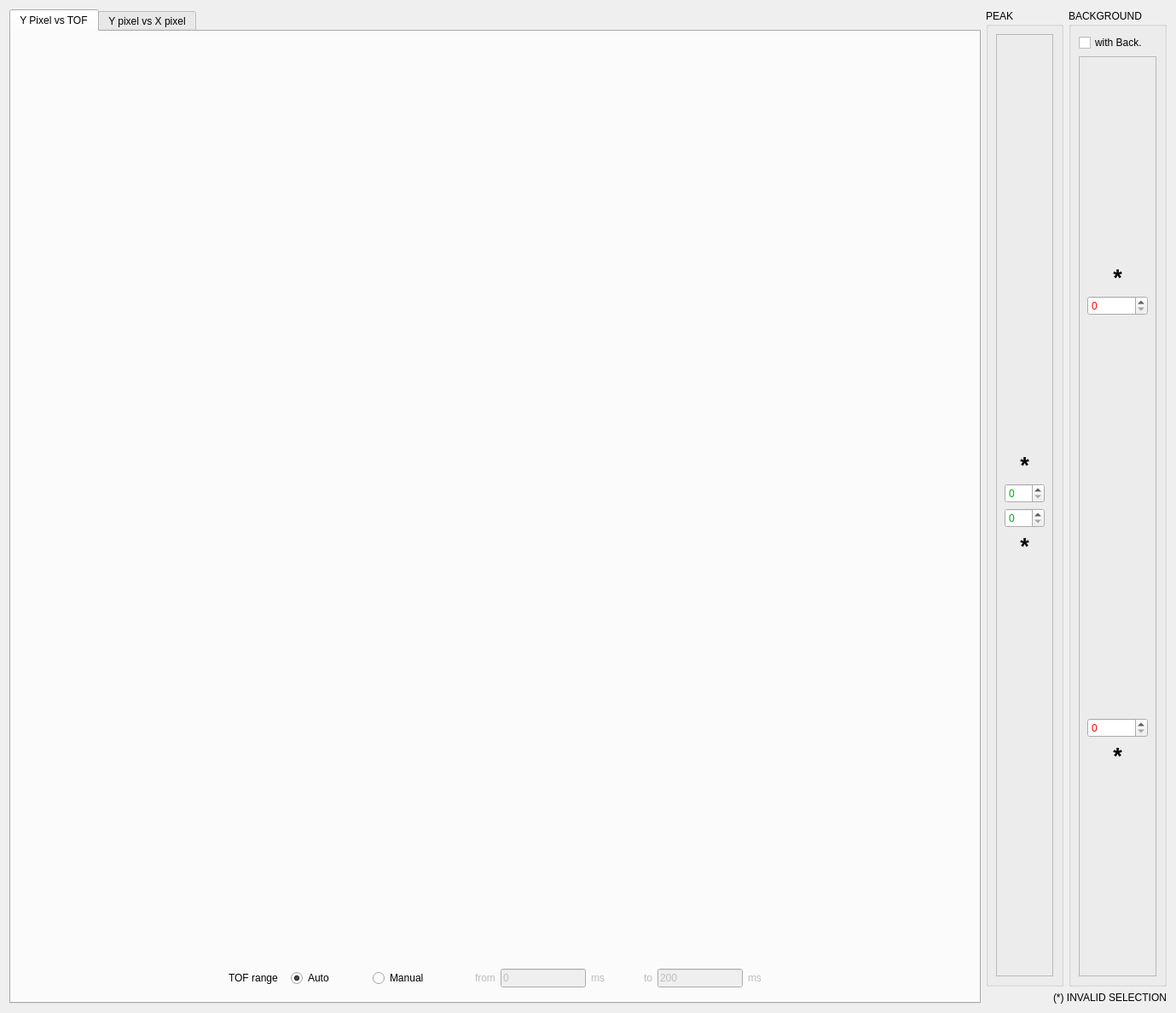
<?xml version="1.0" encoding="UTF-8"?>
<ui version="4.0">
 <class>Dialog</class>
 <widget class="QDialog" name="Dialog">
  <property name="geometry">
   <rect>
    <x>0</x>
    <y>0</y>
    <width>1379</width>
    <height>1188</height>
   </rect>
  </property>
  <property name="windowTitle">
   <string>2D Selection Tool</string>
  </property>
  <layout class="QVBoxLayout" name="verticalLayout_4">
   <item>
    <layout class="QHBoxLayout" name="horizontalLayout_6">
     <item>
      <widget class="QTabWidget" name="tabWidget">
       <property name="currentIndex">
        <number>0</number>
       </property>
       <widget class="QWidget" name="tab">
        <attribute name="title">
         <string>Y Pixel vs TOF</string>
        </attribute>
        <layout class="QHBoxLayout" name="horizontalLayout_3">
         <item>
          <layout class="QVBoxLayout" name="verticalLayout">
           <item>
            <layout class="QHBoxLayout" name="horizontalLayout">
             <item>
              <widget class="MPLWidgetNoLog" name="y_pixel_vs_tof_plot" native="true">
               <property name="sizePolicy">
                <sizepolicy hsizetype="Expanding" vsizetype="Expanding">
                 <horstretch>0</horstretch>
                 <verstretch>0</verstretch>
                </sizepolicy>
               </property>
              </widget>
             </item>
            </layout>
           </item>
           <item>
            <layout class="QHBoxLayout" name="horizontalLayout_37">
             <item>
              <spacer name="horizontalSpacer">
               <property name="orientation">
                <enum>Qt::Horizontal</enum>
               </property>
               <property name="sizeHint" stdset="0">
                <size>
                 <width>40</width>
                 <height>20</height>
                </size>
               </property>
              </spacer>
             </item>
             <item>
              <widget class="QLabel" name="dataTOFmanualLabel">
               <property name="enabled">
                <bool>true</bool>
               </property>
               <property name="text">
                <string>TOF range</string>
               </property>
              </widget>
             </item>
             <item>
              <widget class="QFrame" name="frame_13">
               <property name="frameShape">
                <enum>QFrame::NoFrame</enum>
               </property>
               <property name="frameShadow">
                <enum>QFrame::Raised</enum>
               </property>
               <property name="lineWidth">
                <number>0</number>
               </property>
               <layout class="QHBoxLayout" name="horizontalLayout_38">
                <item>
                 <layout class="QHBoxLayout" name="horizontalLayout_39">
                  <item>
                   <widget class="QRadioButton" name="tof_auto_flag">
                    <property name="text">
                     <string>Auto</string>
                    </property>
                    <property name="checked">
                     <bool>true</bool>
                    </property>
                    <property name="autoExclusive">
                     <bool>true</bool>
                    </property>
                   </widget>
                  </item>
                  <item>
                   <spacer name="horizontalSpacer_17">
                    <property name="orientation">
                     <enum>Qt::Horizontal</enum>
                    </property>
                    <property name="sizeType">
                     <enum>QSizePolicy::Maximum</enum>
                    </property>
                    <property name="sizeHint" stdset="0">
                     <size>
                      <width>40</width>
                      <height>20</height>
                     </size>
                    </property>
                   </spacer>
                  </item>
                  <item>
                   <widget class="QRadioButton" name="tof_manual_flag">
                    <property name="enabled">
                     <bool>true</bool>
                    </property>
                    <property name="text">
                     <string>Manual</string>
                    </property>
                    <property name="autoExclusive">
                     <bool>true</bool>
                    </property>
                   </widget>
                  </item>
                 </layout>
                </item>
               </layout>
              </widget>
             </item>
             <item>
              <spacer name="horizontalSpacer_18">
               <property name="orientation">
                <enum>Qt::Horizontal</enum>
               </property>
               <property name="sizeType">
                <enum>QSizePolicy::Maximum</enum>
               </property>
               <property name="sizeHint" stdset="0">
                <size>
                 <width>40</width>
                 <height>20</height>
                </size>
               </property>
              </spacer>
             </item>
             <item>
              <widget class="QLabel" name="tof_from_label">
               <property name="enabled">
                <bool>false</bool>
               </property>
               <property name="text">
                <string>from</string>
               </property>
              </widget>
             </item>
             <item>
              <widget class="QLineEdit" name="tof_from">
               <property name="enabled">
                <bool>false</bool>
               </property>
               <property name="sizePolicy">
                <sizepolicy hsizetype="Minimum" vsizetype="Fixed">
                 <horstretch>0</horstretch>
                 <verstretch>0</verstretch>
                </sizepolicy>
               </property>
               <property name="minimumSize">
                <size>
                 <width>100</width>
                 <height>0</height>
                </size>
               </property>
               <property name="maximumSize">
                <size>
                 <width>100</width>
                 <height>16777215</height>
                </size>
               </property>
               <property name="text">
                <string>0</string>
               </property>
              </widget>
             </item>
             <item>
              <widget class="QLabel" name="tof_from_units">
               <property name="enabled">
                <bool>false</bool>
               </property>
               <property name="text">
                <string>ms</string>
               </property>
              </widget>
             </item>
             <item>
              <spacer name="horizontalSpacer_19">
               <property name="orientation">
                <enum>Qt::Horizontal</enum>
               </property>
               <property name="sizeType">
                <enum>QSizePolicy::Maximum</enum>
               </property>
               <property name="sizeHint" stdset="0">
                <size>
                 <width>40</width>
                 <height>20</height>
                </size>
               </property>
              </spacer>
             </item>
             <item>
              <widget class="QLabel" name="tof_to_label">
               <property name="enabled">
                <bool>false</bool>
               </property>
               <property name="text">
                <string>to</string>
               </property>
              </widget>
             </item>
             <item>
              <widget class="QLineEdit" name="tof_to">
               <property name="enabled">
                <bool>false</bool>
               </property>
               <property name="sizePolicy">
                <sizepolicy hsizetype="Minimum" vsizetype="Fixed">
                 <horstretch>0</horstretch>
                 <verstretch>0</verstretch>
                </sizepolicy>
               </property>
               <property name="minimumSize">
                <size>
                 <width>100</width>
                 <height>0</height>
                </size>
               </property>
               <property name="maximumSize">
                <size>
                 <width>100</width>
                 <height>16777215</height>
                </size>
               </property>
               <property name="text">
                <string>200</string>
               </property>
              </widget>
             </item>
             <item>
              <widget class="QLabel" name="tof_to_units">
               <property name="enabled">
                <bool>false</bool>
               </property>
               <property name="text">
                <string>ms</string>
               </property>
              </widget>
             </item>
             <item>
              <spacer name="horizontalSpacer_21">
               <property name="orientation">
                <enum>Qt::Horizontal</enum>
               </property>
               <property name="sizeHint" stdset="0">
                <size>
                 <width>40</width>
                 <height>20</height>
                </size>
               </property>
              </spacer>
             </item>
            </layout>
           </item>
          </layout>
         </item>
        </layout>
        <zorder></zorder>
       </widget>
       <widget class="QWidget" name="tab_2">
        <attribute name="title">
         <string>Y pixel vs X pixel</string>
        </attribute>
        <layout class="QHBoxLayout" name="horizontalLayout_5">
         <item>
          <layout class="QVBoxLayout" name="verticalLayout_2">
           <item>
            <layout class="QHBoxLayout" name="horizontalLayout_2">
             <item>
              <widget class="MPLWidgetNoLog" name="detector_plot" native="true">
               <property name="sizePolicy">
                <sizepolicy hsizetype="Expanding" vsizetype="Expanding">
                 <horstretch>0</horstretch>
                 <verstretch>0</verstretch>
                </sizepolicy>
               </property>
              </widget>
             </item>
            </layout>
           </item>
           <item>
            <widget class="QFrame" name="frame_20">
             <property name="maximumSize">
              <size>
               <width>16777215</width>
               <height>50</height>
              </size>
             </property>
             <property name="frameShape">
              <enum>QFrame::StyledPanel</enum>
             </property>
             <property name="frameShadow">
              <enum>QFrame::Raised</enum>
             </property>
             <layout class="QHBoxLayout" name="horizontalLayout_54">
              <item>
               <layout class="QHBoxLayout" name="horizontalLayout_83">
                <item>
                 <spacer name="horizontalSpacer_28">
                  <property name="orientation">
                   <enum>Qt::Horizontal</enum>
                  </property>
                  <property name="sizeType">
                   <enum>QSizePolicy::Minimum</enum>
                  </property>
                  <property name="sizeHint" stdset="0">
                   <size>
                    <width>40</width>
                    <height>20</height>
                   </size>
                  </property>
                 </spacer>
                </item>
                <item>
                 <widget class="QCheckBox" name="low_res_flag">
                  <property name="text">
                   <string>Low Resolution</string>
                  </property>
                  <property name="checked">
                   <bool>true</bool>
                  </property>
                 </widget>
                </item>
                <item>
                 <widget class="QLabel" name="low_res1_label">
                  <property name="text">
                   <string>From Pixel</string>
                  </property>
                 </widget>
                </item>
                <item>
                 <spacer name="horizontalSpacer_65">
                  <property name="orientation">
                   <enum>Qt::Horizontal</enum>
                  </property>
                  <property name="sizeType">
                   <enum>QSizePolicy::Fixed</enum>
                  </property>
                  <property name="sizeHint" stdset="0">
                   <size>
                    <width>0</width>
                    <height>20</height>
                   </size>
                  </property>
                 </spacer>
                </item>
                <item>
                 <widget class="QSpinBox" name="low_res1">
                  <property name="palette">
                   <palette>
                    <active>
                     <colorrole role="Text">
                      <brush brushstyle="SolidPattern">
                       <color alpha="255">
                        <red>0</red>
                        <green>0</green>
                        <blue>255</blue>
                       </color>
                      </brush>
                     </colorrole>
                    </active>
                    <inactive>
                     <colorrole role="Text">
                      <brush brushstyle="SolidPattern">
                       <color alpha="255">
                        <red>0</red>
                        <green>0</green>
                        <blue>255</blue>
                       </color>
                      </brush>
                     </colorrole>
                    </inactive>
                    <disabled>
                     <colorrole role="Text">
                      <brush brushstyle="SolidPattern">
                       <color alpha="255">
                        <red>118</red>
                        <green>118</green>
                        <blue>117</blue>
                       </color>
                      </brush>
                     </colorrole>
                    </disabled>
                   </palette>
                  </property>
                  <property name="maximum">
                   <number>255</number>
                  </property>
                  <property name="value">
                   <number>50</number>
                  </property>
                 </widget>
                </item>
                <item>
                 <widget class="QLabel" name="low_res2_label">
                  <property name="text">
                   <string>To Pixel</string>
                  </property>
                 </widget>
                </item>
                <item>
                 <spacer name="horizontalSpacer_66">
                  <property name="orientation">
                   <enum>Qt::Horizontal</enum>
                  </property>
                  <property name="sizeType">
                   <enum>QSizePolicy::Fixed</enum>
                  </property>
                  <property name="sizeHint" stdset="0">
                   <size>
                    <width>0</width>
                    <height>20</height>
                   </size>
                  </property>
                 </spacer>
                </item>
                <item>
                 <widget class="QSpinBox" name="low_res2">
                  <property name="palette">
                   <palette>
                    <active>
                     <colorrole role="Text">
                      <brush brushstyle="SolidPattern">
                       <color alpha="255">
                        <red>0</red>
                        <green>0</green>
                        <blue>255</blue>
                       </color>
                      </brush>
                     </colorrole>
                    </active>
                    <inactive>
                     <colorrole role="Text">
                      <brush brushstyle="SolidPattern">
                       <color alpha="255">
                        <red>0</red>
                        <green>0</green>
                        <blue>255</blue>
                       </color>
                      </brush>
                     </colorrole>
                    </inactive>
                    <disabled>
                     <colorrole role="Text">
                      <brush brushstyle="SolidPattern">
                       <color alpha="255">
                        <red>118</red>
                        <green>118</green>
                        <blue>117</blue>
                       </color>
                      </brush>
                     </colorrole>
                    </disabled>
                   </palette>
                  </property>
                  <property name="maximum">
                   <number>303</number>
                  </property>
                  <property name="value">
                   <number>250</number>
                  </property>
                 </widget>
                </item>
                <item>
                 <spacer name="horizontalSpacer_67">
                  <property name="orientation">
                   <enum>Qt::Horizontal</enum>
                  </property>
                  <property name="sizeType">
                   <enum>QSizePolicy::Minimum</enum>
                  </property>
                  <property name="sizeHint" stdset="0">
                   <size>
                    <width>40</width>
                    <height>20</height>
                   </size>
                  </property>
                 </spacer>
                </item>
               </layout>
              </item>
             </layout>
            </widget>
           </item>
          </layout>
         </item>
        </layout>
        <zorder></zorder>
       </widget>
      </widget>
     </item>
     <item>
      <layout class="QVBoxLayout" name="verticalLayout_3">
       <item>
        <layout class="QHBoxLayout" name="horizontalLayout_4">
         <item>
          <widget class="QGroupBox" name="groupBox_4">
           <property name="sizePolicy">
            <sizepolicy hsizetype="Fixed" vsizetype="Preferred">
             <horstretch>0</horstretch>
             <verstretch>0</verstretch>
            </sizepolicy>
           </property>
           <property name="title">
            <string>PEAK</string>
           </property>
           <layout class="QVBoxLayout" name="verticalLayout_11">
            <item>
             <widget class="QFrame" name="frame">
              <property name="frameShape">
               <enum>QFrame::StyledPanel</enum>
              </property>
              <property name="frameShadow">
               <enum>QFrame::Raised</enum>
              </property>
              <layout class="QVBoxLayout" name="verticalLayout_12">
               <item>
                <layout class="QHBoxLayout" name="horizontalLayout_15">
                 <item>
                  <layout class="QVBoxLayout" name="verticalLayout_13">
                   <item>
                    <spacer name="verticalSpacer_2">
                     <property name="orientation">
                      <enum>Qt::Vertical</enum>
                     </property>
                     <property name="sizeHint" stdset="0">
                      <size>
                       <width>20</width>
                       <height>40</height>
                      </size>
                     </property>
                    </spacer>
                   </item>
                   <item>
                    <widget class="QLabel" name="peak2_label">
                     <property name="font">
                      <font>
                       <pointsize>20</pointsize>
                       <weight>75</weight>
                       <bold>true</bold>
                      </font>
                     </property>
                     <property name="accessibleDescription">
                      <string/>
                     </property>
                     <property name="text">
                      <string>*</string>
                     </property>
                     <property name="alignment">
                      <set>Qt::AlignBottom|Qt::AlignHCenter</set>
                     </property>
                    </widget>
                   </item>
                   <item>
                    <widget class="QSpinBox" name="peak2">
                     <property name="palette">
                      <palette>
                       <active>
                        <colorrole role="Text">
                         <brush brushstyle="SolidPattern">
                          <color alpha="255">
                           <red>0</red>
                           <green>170</green>
                           <blue>0</blue>
                          </color>
                         </brush>
                        </colorrole>
                       </active>
                       <inactive>
                        <colorrole role="Text">
                         <brush brushstyle="SolidPattern">
                          <color alpha="255">
                           <red>0</red>
                           <green>170</green>
                           <blue>0</blue>
                          </color>
                         </brush>
                        </colorrole>
                       </inactive>
                       <disabled>
                        <colorrole role="Text">
                         <brush brushstyle="SolidPattern">
                          <color alpha="255">
                           <red>118</red>
                           <green>118</green>
                           <blue>117</blue>
                          </color>
                         </brush>
                        </colorrole>
                       </disabled>
                      </palette>
                     </property>
                     <property name="maximum">
                      <number>303</number>
                     </property>
                    </widget>
                   </item>
                  </layout>
                 </item>
                </layout>
               </item>
               <item>
                <layout class="QHBoxLayout" name="horizontalLayout_16">
                 <item>
                  <layout class="QVBoxLayout" name="verticalLayout_14">
                   <item>
                    <widget class="QSpinBox" name="peak1">
                     <property name="palette">
                      <palette>
                       <active>
                        <colorrole role="Text">
                         <brush brushstyle="SolidPattern">
                          <color alpha="255">
                           <red>0</red>
                           <green>170</green>
                           <blue>0</blue>
                          </color>
                         </brush>
                        </colorrole>
                       </active>
                       <inactive>
                        <colorrole role="Text">
                         <brush brushstyle="SolidPattern">
                          <color alpha="255">
                           <red>0</red>
                           <green>170</green>
                           <blue>0</blue>
                          </color>
                         </brush>
                        </colorrole>
                       </inactive>
                       <disabled>
                        <colorrole role="Text">
                         <brush brushstyle="SolidPattern">
                          <color alpha="255">
                           <red>118</red>
                           <green>118</green>
                           <blue>117</blue>
                          </color>
                         </brush>
                        </colorrole>
                       </disabled>
                      </palette>
                     </property>
                     <property name="maximum">
                      <number>303</number>
                     </property>
                    </widget>
                   </item>
                   <item>
                    <widget class="QLabel" name="peak1_label">
                     <property name="font">
                      <font>
                       <pointsize>20</pointsize>
                       <weight>75</weight>
                       <bold>true</bold>
                      </font>
                     </property>
                     <property name="accessibleDescription">
                      <string/>
                     </property>
                     <property name="text">
                      <string>*</string>
                     </property>
                     <property name="alignment">
                      <set>Qt::AlignBottom|Qt::AlignHCenter</set>
                     </property>
                    </widget>
                   </item>
                   <item>
                    <spacer name="verticalSpacer_7">
                     <property name="orientation">
                      <enum>Qt::Vertical</enum>
                     </property>
                     <property name="sizeHint" stdset="0">
                      <size>
                       <width>20</width>
                       <height>40</height>
                      </size>
                     </property>
                    </spacer>
                   </item>
                  </layout>
                 </item>
                </layout>
               </item>
              </layout>
             </widget>
            </item>
           </layout>
          </widget>
         </item>
         <item>
          <widget class="QGroupBox" name="groupBox_3">
           <property name="sizePolicy">
            <sizepolicy hsizetype="Fixed" vsizetype="Preferred">
             <horstretch>0</horstretch>
             <verstretch>0</verstretch>
            </sizepolicy>
           </property>
           <property name="title">
            <string>BACKGROUND</string>
           </property>
           <layout class="QVBoxLayout" name="verticalLayout_8">
            <item>
             <widget class="QCheckBox" name="back_flag">
              <property name="text">
               <string>with Back.</string>
              </property>
             </widget>
            </item>
            <item>
             <widget class="QFrame" name="frame_2">
              <property name="frameShape">
               <enum>QFrame::StyledPanel</enum>
              </property>
              <property name="frameShadow">
               <enum>QFrame::Raised</enum>
              </property>
              <layout class="QVBoxLayout" name="verticalLayout_7">
               <item>
                <layout class="QHBoxLayout" name="horizontalLayout_13">
                 <item>
                  <layout class="QVBoxLayout" name="verticalLayout_9">
                   <item>
                    <spacer name="verticalSpacer_3">
                     <property name="orientation">
                      <enum>Qt::Vertical</enum>
                     </property>
                     <property name="sizeHint" stdset="0">
                      <size>
                       <width>20</width>
                       <height>40</height>
                      </size>
                     </property>
                    </spacer>
                   </item>
                   <item>
                    <widget class="QLabel" name="back2_label">
                     <property name="font">
                      <font>
                       <pointsize>20</pointsize>
                       <weight>75</weight>
                       <bold>true</bold>
                      </font>
                     </property>
                     <property name="accessibleDescription">
                      <string/>
                     </property>
                     <property name="text">
                      <string>*</string>
                     </property>
                     <property name="alignment">
                      <set>Qt::AlignBottom|Qt::AlignHCenter</set>
                     </property>
                    </widget>
                   </item>
                   <item>
                    <widget class="QSpinBox" name="back2">
                     <property name="palette">
                      <palette>
                       <active>
                        <colorrole role="Text">
                         <brush brushstyle="SolidPattern">
                          <color alpha="255">
                           <red>255</red>
                           <green>0</green>
                           <blue>0</blue>
                          </color>
                         </brush>
                        </colorrole>
                       </active>
                       <inactive>
                        <colorrole role="Text">
                         <brush brushstyle="SolidPattern">
                          <color alpha="255">
                           <red>255</red>
                           <green>0</green>
                           <blue>0</blue>
                          </color>
                         </brush>
                        </colorrole>
                       </inactive>
                       <disabled>
                        <colorrole role="Text">
                         <brush brushstyle="SolidPattern">
                          <color alpha="255">
                           <red>118</red>
                           <green>118</green>
                           <blue>117</blue>
                          </color>
                         </brush>
                        </colorrole>
                       </disabled>
                      </palette>
                     </property>
                     <property name="maximum">
                      <number>303</number>
                     </property>
                    </widget>
                   </item>
                   <item>
                    <spacer name="verticalSpacer_4">
                     <property name="orientation">
                      <enum>Qt::Vertical</enum>
                     </property>
                     <property name="sizeHint" stdset="0">
                      <size>
                       <width>20</width>
                       <height>40</height>
                      </size>
                     </property>
                    </spacer>
                   </item>
                  </layout>
                 </item>
                </layout>
               </item>
               <item>
                <layout class="QHBoxLayout" name="horizontalLayout_14">
                 <item>
                  <layout class="QVBoxLayout" name="verticalLayout_10">
                   <item>
                    <spacer name="verticalSpacer_5">
                     <property name="orientation">
                      <enum>Qt::Vertical</enum>
                     </property>
                     <property name="sizeHint" stdset="0">
                      <size>
                       <width>20</width>
                       <height>40</height>
                      </size>
                     </property>
                    </spacer>
                   </item>
                   <item>
                    <widget class="QSpinBox" name="back1">
                     <property name="palette">
                      <palette>
                       <active>
                        <colorrole role="Text">
                         <brush brushstyle="SolidPattern">
                          <color alpha="255">
                           <red>255</red>
                           <green>0</green>
                           <blue>0</blue>
                          </color>
                         </brush>
                        </colorrole>
                       </active>
                       <inactive>
                        <colorrole role="Text">
                         <brush brushstyle="SolidPattern">
                          <color alpha="255">
                           <red>255</red>
                           <green>0</green>
                           <blue>0</blue>
                          </color>
                         </brush>
                        </colorrole>
                       </inactive>
                       <disabled>
                        <colorrole role="Text">
                         <brush brushstyle="SolidPattern">
                          <color alpha="255">
                           <red>118</red>
                           <green>118</green>
                           <blue>117</blue>
                          </color>
                         </brush>
                        </colorrole>
                       </disabled>
                      </palette>
                     </property>
                     <property name="maximum">
                      <number>303</number>
                     </property>
                    </widget>
                   </item>
                   <item>
                    <widget class="QLabel" name="back1_label">
                     <property name="font">
                      <font>
                       <pointsize>20</pointsize>
                       <weight>75</weight>
                       <bold>true</bold>
                      </font>
                     </property>
                     <property name="accessibleDescription">
                      <string/>
                     </property>
                     <property name="text">
                      <string>*</string>
                     </property>
                     <property name="alignment">
                      <set>Qt::AlignBottom|Qt::AlignHCenter</set>
                     </property>
                    </widget>
                   </item>
                   <item>
                    <spacer name="verticalSpacer_6">
                     <property name="orientation">
                      <enum>Qt::Vertical</enum>
                     </property>
                     <property name="sizeHint" stdset="0">
                      <size>
                       <width>20</width>
                       <height>40</height>
                      </size>
                     </property>
                    </spacer>
                   </item>
                  </layout>
                 </item>
                </layout>
               </item>
              </layout>
             </widget>
            </item>
           </layout>
          </widget>
         </item>
        </layout>
       </item>
       <item>
        <widget class="QLabel" name="error_label">
         <property name="layoutDirection">
          <enum>Qt::LeftToRight</enum>
         </property>
         <property name="text">
          <string>(*) INVALID SELECTION</string>
         </property>
         <property name="alignment">
          <set>Qt::AlignRight|Qt::AlignTrailing|Qt::AlignVCenter</set>
         </property>
        </widget>
       </item>
      </layout>
     </item>
    </layout>
   </item>
  </layout>
 </widget>
 <customwidgets>
  <customwidget>
   <class>MPLWidgetNoLog</class>
   <extends>QWidget</extends>
   <header>RefRed/interfaces/mplwidgets.h</header>
   <container>1</container>
  </customwidget>
 </customwidgets>
 <resources>
  <include location="../icons/icons.qrc"/>
 </resources>
 <connections>
  <connection>
   <sender>back_flag</sender>
   <signal>clicked(bool)</signal>
   <receiver>Dialog</receiver>
   <slot>activate_or_not_back_widgets()</slot>
   <hints>
    <hint type="sourcelabel">
     <x>1299</x>
     <y>86</y>
    </hint>
    <hint type="destinationlabel">
     <x>689</x>
     <y>593</y>
    </hint>
   </hints>
  </connection>
  <connection>
   <sender>peak1</sender>
   <signal>editingFinished()</signal>
   <receiver>Dialog</receiver>
   <slot>manual_input_peak1()</slot>
   <hints>
    <hint type="sourcelabel">
     <x>1180</x>
     <y>597</y>
    </hint>
    <hint type="destinationlabel">
     <x>689</x>
     <y>593</y>
    </hint>
   </hints>
  </connection>
  <connection>
   <sender>peak2</sender>
   <signal>editingFinished()</signal>
   <receiver>Dialog</receiver>
   <slot>manual_input_peak2()</slot>
   <hints>
    <hint type="sourcelabel">
     <x>1180</x>
     <y>560</y>
    </hint>
    <hint type="destinationlabel">
     <x>689</x>
     <y>593</y>
    </hint>
   </hints>
  </connection>
  <connection>
   <sender>back1</sender>
   <signal>editingFinished()</signal>
   <receiver>Dialog</receiver>
   <slot>manual_input_back1()</slot>
   <hints>
    <hint type="sourcelabel">
     <x>1299</x>
     <y>815</y>
    </hint>
    <hint type="destinationlabel">
     <x>689</x>
     <y>593</y>
    </hint>
   </hints>
  </connection>
  <connection>
   <sender>back2</sender>
   <signal>editingFinished()</signal>
   <receiver>Dialog</receiver>
   <slot>manual_input_back2()</slot>
   <hints>
    <hint type="sourcelabel">
     <x>1299</x>
     <y>371</y>
    </hint>
    <hint type="destinationlabel">
     <x>689</x>
     <y>593</y>
    </hint>
   </hints>
  </connection>
  <connection>
   <sender>tof_from</sender>
   <signal>editingFinished()</signal>
   <receiver>Dialog</receiver>
   <slot>manual_input_of_tof_field()</slot>
   <hints>
    <hint type="sourcelabel">
     <x>437</x>
     <y>1121</y>
    </hint>
    <hint type="destinationlabel">
     <x>689</x>
     <y>593</y>
    </hint>
   </hints>
  </connection>
  <connection>
   <sender>low_res2</sender>
   <signal>editingFinished()</signal>
   <receiver>Dialog</receiver>
   <slot>manual_input_of_low_res_field()</slot>
   <hints>
    <hint type="sourcelabel">
     <x>1069</x>
     <y>1119</y>
    </hint>
    <hint type="destinationlabel">
     <x>689</x>
     <y>593</y>
    </hint>
   </hints>
  </connection>
  <connection>
   <sender>tof_manual_flag</sender>
   <signal>clicked()</signal>
   <receiver>Dialog</receiver>
   <slot>manual_auto_tof_clicked()</slot>
   <hints>
    <hint type="sourcelabel">
     <x>251</x>
     <y>1121</y>
    </hint>
    <hint type="destinationlabel">
     <x>689</x>
     <y>593</y>
    </hint>
   </hints>
  </connection>
  <connection>
   <sender>low_res_flag</sender>
   <signal>clicked(bool)</signal>
   <receiver>Dialog</receiver>
   <slot>activate_or_not_low_res_widgets()</slot>
   <hints>
    <hint type="sourcelabel">
     <x>309</x>
     <y>1118</y>
    </hint>
    <hint type="destinationlabel">
     <x>689</x>
     <y>593</y>
    </hint>
   </hints>
  </connection>
  <connection>
   <sender>low_res1</sender>
   <signal>editingFinished()</signal>
   <receiver>Dialog</receiver>
   <slot>manual_input_of_low_res_field()</slot>
   <hints>
    <hint type="sourcelabel">
     <x>689</x>
     <y>1119</y>
    </hint>
    <hint type="destinationlabel">
     <x>689</x>
     <y>593</y>
    </hint>
   </hints>
  </connection>
  <connection>
   <sender>tof_to</sender>
   <signal>editingFinished()</signal>
   <receiver>Dialog</receiver>
   <slot>manual_input_of_tof_field()</slot>
   <hints>
    <hint type="sourcelabel">
     <x>634</x>
     <y>1121</y>
    </hint>
    <hint type="destinationlabel">
     <x>689</x>
     <y>593</y>
    </hint>
   </hints>
  </connection>
  <connection>
   <sender>tof_auto_flag</sender>
   <signal>clicked()</signal>
   <receiver>Dialog</receiver>
   <slot>manual_auto_tof_clicked()</slot>
   <hints>
    <hint type="sourcelabel">
     <x>132</x>
     <y>1121</y>
    </hint>
    <hint type="destinationlabel">
     <x>689</x>
     <y>593</y>
    </hint>
   </hints>
  </connection>
 </connections>
 <slots>
  <slot>activate_or_not_low_res_widgets()</slot>
  <slot>activate_or_not_back_widgets()</slot>
  <slot>manual_input_of_peak_back_field()</slot>
  <slot>manual_input_of_low_res_field()</slot>
  <slot>manual_input_of_tof_field()</slot>
  <slot>manual_auto_tof_clicked()</slot>
  <slot>manual_input_peak1()</slot>
  <slot>manual_input_peak2()</slot>
  <slot>manual_input_peak1_2()</slot>
  <slot>manual_input_peak2_2()</slot>
  <slot>manual_input_back1()</slot>
  <slot>manual_input_back1_2()</slot>
  <slot>manual_input_back2()</slot>
  <slot>manual_input_back2_2()</slot>
 </slots>
</ui>
